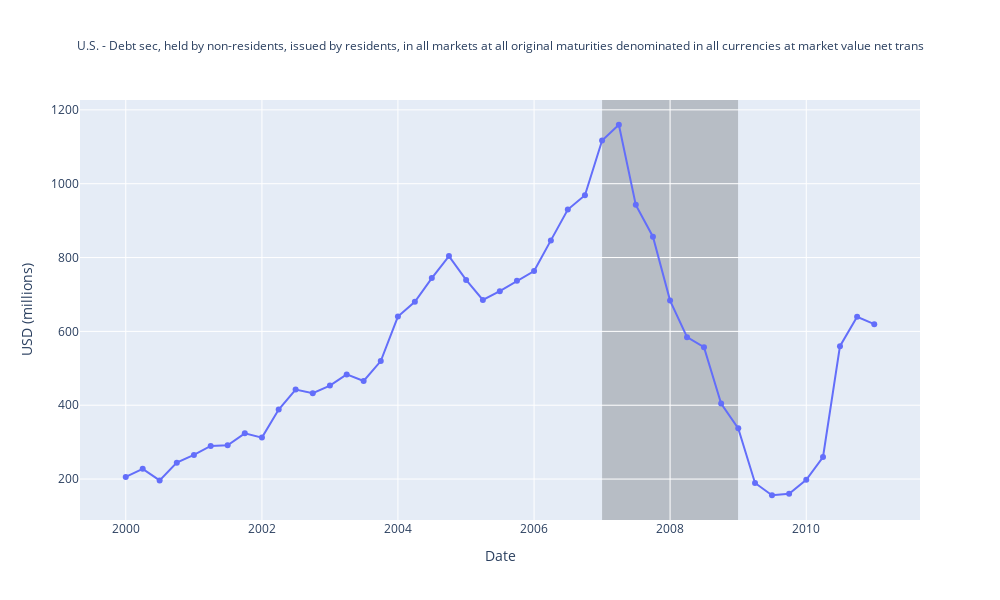

The cell this chart's notebook holds for it:
### Markdown cell above
## Analysing the depreciation of the Dollar - Global Safe Asset?

### Code cell
# FIGURE 1  
import getBISy.data as data
import getBISy.enums as enums
from pandas import DataFrame, PeriodIndex, to_numeric, Period
import plotly.express as px
import plotly.graph_objects as go

df = data.get_debt_securities_data(
        freq='Q',
    reference_area=enums.Region.US,
    counterparty_area=enums.Region.CrossBorder,
    reporting_sector=enums.Sector.TotalEconomy,
    counterparty_sector=enums.Sector.TotalEconomy,
    accounting_entry=enums.AccountingEntry.Liabilities,
    transaction_type=enums.TransactionType.Flows,
    instrument=enums.DebtInstrumentType.All,
    maturity=enums.Maturity.Total,
    unit_of_measure=enums.UnitOfMeasure.USD,
    currency_denomination=enums.CurrencyDenomination.All,
    valuation_method=enums.ValuationMethod.MarketValue
)

df['Trailing_4Q_Sum'] = df['Value'].rolling(window=4).sum()

import pandas as pd

df['Date'] = PeriodIndex(df['Date'], freq='Q')
start = Period('2000-Q1', freq='Q')
end = Period('2011-Q1', freq='Q')

# Filter rows between start and end (inclusive)

df = df[(df['Date'] >= start) & (df['Date'] <= end)]

def plot_liquidity_series(df: DataFrame):

    fig = go.Figure()
    # Convert quarterly periods to timestamps
    df['Date'] = PeriodIndex(df['Date'], freq='Q').to_timestamp()
    df['Value'] = to_numeric(df['Value'], errors='coerce')
    df = df.dropna(subset=['Value'])
    df = df.sort_values(by='Date')

    fig.add_trace(go.Scatter(
        x=df['Date'],
        y=df['Value'],
        mode='lines+markers',
        name=df['Description'].iloc[0]
    ))
    
       # Highlight 2007 Q1 - 2008 Q4
    fig.add_shape(
        type='rect',
        xref='x',
        yref='paper',
        x0=pd.Timestamp('2007-01-01'),
        x1=pd.Timestamp('2008-12-31'),
        y0=0,
        y1=1,
        fillcolor='black',
        opacity=0.2,
        layer='below',
        line_width=0,
    )


    fig.update_layout(
        title=dict(
            text=df['Description'].iloc[0],
            x=0.5,
            xanchor='center',
            font=dict(size=20)
        ),
        xaxis_title='Date',
        yaxis_title='USD (millions)',
        hovermode='x unified',
        yaxis=dict(autorange=True, tickformat=".0f"),
        width=1000,
        height=600,
        legend=dict(
            title=dict(text='Series'),
            font=dict(size=12),
            orientation='h',
            yanchor='top',
            y=-0.2,  # Move legend below the plot
            xanchor='center',
            x=0.5
        )
    )
    fig.show()

def plot_figure_trailing(df: DataFrame) -> None:
    fig = go.Figure()
    # Convert quarterly periods to timestamps
    df['Date'] = PeriodIndex(df['Date'], freq='Q').to_timestamp()
    df['Trailing_4Q_Sum'] = to_numeric(df['Trailing_4Q_Sum'], errors='coerce')
    df = df.dropna(subset=['Value'])
    df = df.sort_values(by='Date')

    fig.add_trace(go.Scatter(
        x=df['Date'],
        y=df['Trailing_4Q_Sum'],
        mode='lines+markers',
        name='test'
    ))

       # Highlight 2007 Q1 - 2008 Q4
    fig.add_shape(
        type='rect',
        xref='x',
        yref='paper',
        x0=pd.Timestamp('2007-01-01'),
        x1=pd.Timestamp('2008-12-31'),
        y0=0,
        y1=1,
        fillcolor='black',
        opacity=0.2,
        layer='below',
        line_width=0,
    )


    fig.update_layout(
        title=dict(
            text=df['Description'].iloc[0].replace('United States', 'U.S.'),
            x=0.5,
            xanchor='center',
            font=dict(size=12)
        ),
        xaxis_title='Date',
        yaxis_title='USD (millions)',
        hovermode='x unified',
        yaxis=dict(autorange=True, tickformat=".0f"),
        width=1000,
        height=600,
        legend=dict(
            title=dict(text='Series'),
            font=dict(size=8),
            orientation='h',
            yanchor='top',
            y=-0.2,  # Move legend below the plot
            xanchor='center',
            x=0.5
        )
    )

    fig.show()

plot_figure_trailing(df)

### Figure 1 — Plotly figure (JSON) as saved in the notebook; plotly's stock layout.template omitted (floating-point values rounded to 4 significant figures)
{"data": [{"mode": "lines+markers", "name": "test", "type": "scatter", "x": ["2000-01-01T00:00:00.000000000", "2000-04-01T00:00:00.000000000", "2000-07-01T00:00:00.000000000", "2000-10-01T00:00:00.000000000", "2001-01-01T00:00:00.000000000", "2001-04-01T00:00:00.000000000", "2001-07-01T00:00:00.000000000", "2001-10-01T00:00:00.000000000", "2002-01-01T00:00:00.000000000", "2002-04-01T00:00:00.000000000", "2002-07-01T00:00:00.000000000", "2002-10-01T00:00:00.000000000", "2003-01-01T00:00:00.000000000", "2003-04-01T00:00:00.000000000", "2003-07-01T00:00:00.000000000", "2003-10-01T00:00:00.000000000", "2004-01-01T00:00:00.000000000", "2004-04-01T00:00:00.000000000", "2004-07-01T00:00:00.000000000", "2004-10-01T00:00:00.000000000", "2005-01-01T00:00:00.000000000", "2005-04-01T00:00:00.000000000", "2005-07-01T00:00:00.000000000", "2005-10-01T00:00:00.000000000", "2006-01-01T00:00:00.000000000", "2006-04-01T00:00:00.000000000", "2006-07-01T00:00:00.000000000", "2006-10-01T00:00:00.000000000", "2007-01-01T00:00:00.000000000", "2007-04-01T00:00:00.000000000", "2007-07-01T00:00:00.000000000", "2007-10-01T00:00:00.000000000", "2008-01-01T00:00:00.000000000", "2008-04-01T00:00:00.000000000", "2008-07-01T00:00:00.000000000", "2008-10-01T00:00:00.000000000", "2009-01-01T00:00:00.000000000", "2009-04-01T00:00:00.000000000", "2009-07-01T00:00:00.000000000", "2009-10-01T00:00:00.000000000", "2010-01-01T00:00:00.000000000", "2010-04-01T00:00:00.000000000", "2010-07-01T00:00:00.000000000", "2010-10-01T00:00:00.000000000", "2011-01-01T00:00:00.000000000"], "y": [205.8, 227.7, 196.4, 244.5, 265.4, 289.8, 291.5, 323.8, 312.3, 388.3, 442.5, 432.8, 453.3, 483.4, 465.7, 519.6, 640.0, 680.2, 744.5, 804.0, 739.5, 685.2, 709.0, 737.2, 763.5, 846.5, 929.9, 968.7, 1117.0, 1160.0, 942.7, 856.6, 683.5, 584.3, 557.1, 404.7, 337.3, 189.3, 156.2, 160.4, 198.2, 259.7, 559.8, 639.4, 619.5]}], "layout": {"height": 600, "hovermode": "x unified", "legend": {"font": {"size": 8}, "orientation": "h", "title": {"text": "Series"}, "x": 0.5, "xanchor": "center", "y": -0.2, "yanchor": "top"}, "shapes": [{"fillcolor": "black", "layer": "below", "line": {"width": 0}, "opacity": 0.2, "type": "rect", "x0": "2007-01-01T00:00:00", "x1": "2008-12-31T00:00:00", "xref": "x", "y0": 0, "y1": 1, "yref": "paper"}], "title": {"font": {"size": 12}, "text": "U.S. - Debt sec, held by non-residents, issued by residents, in all markets at all original maturities denominated in all currencies at market value net trans", "x": 0.5, "xanchor": "center"}, "width": 1000, "xaxis": {"title": {"text": "Date"}}, "yaxis": {"autorange": true, "tickformat": ".0f", "title": {"text": "USD (millions)"}}}}
